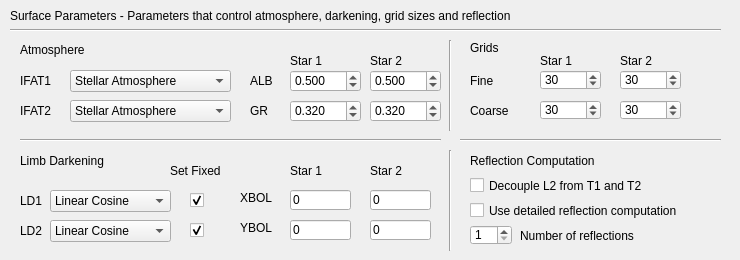
      <widget class="QWidget" name="tab_3">
       <attribute name="title">
        <string>Surface</string>
       </attribute>
       <widget class="QLabel" name="label_34">
        <property name="geometry">
         <rect>
          <x>10</x>
          <y>0</y>
          <width>711</width>
          <height>31</height>
         </rect>
        </property>
        <property name="text">
         <string>Surface Parameters - Parameters that control atmosphere, darkening, grid sizes and reflection</string>
        </property>
       </widget>
       <widget class="Line" name="line_9">
        <property name="geometry">
         <rect>
          <x>10</x>
          <y>20</y>
          <width>711</width>
          <height>21</height>
         </rect>
        </property>
        <property name="orientation">
         <enum>Qt::Horizontal</enum>
        </property>
       </widget>
       <widget class="QLabel" name="label_98">
        <property name="geometry">
         <rect>
          <x>240</x>
          <y>190</y>
          <width>51</width>
          <height>16</height>
         </rect>
        </property>
        <property name="toolTip">
         <string>&lt;html&gt;&lt;head/&gt;&lt;body&gt;&lt;p&gt;The coefficient of cos γ in the bolometric limb darkening law. Only used with detailed reflection (MREF = 1).&lt;/p&gt;&lt;/body&gt;&lt;/html&gt;</string>
        </property>
        <property name="text">
         <string>XBOL</string>
        </property>
       </widget>
       <widget class="QComboBox" name="ifat1_combobox">
        <property name="geometry">
         <rect>
          <x>70</x>
          <y>70</y>
          <width>161</width>
          <height>22</height>
         </rect>
        </property>
        <item>
         <property name="text">
          <string>Stellar Atmosphere</string>
         </property>
        </item>
        <item>
         <property name="text">
          <string>Blackbody</string>
         </property>
        </item>
       </widget>
       <widget class="QComboBox" name="ld2_combobox">
        <property name="geometry">
         <rect>
          <x>50</x>
          <y>220</y>
          <width>121</width>
          <height>22</height>
         </rect>
        </property>
        <item>
         <property name="text">
          <string>Linear Cosine</string>
         </property>
        </item>
        <item>
         <property name="text">
          <string>Logarithmic</string>
         </property>
        </item>
        <item>
         <property name="text">
          <string>Square Root</string>
         </property>
        </item>
       </widget>
       <widget class="QLineEdit" name="ybol1_ipt">
        <property name="geometry">
         <rect>
          <x>290</x>
          <y>220</y>
          <width>61</width>
          <height>20</height>
         </rect>
        </property>
        <property name="toolTip">
         <string/>
        </property>
        <property name="text">
         <string>0</string>
        </property>
       </widget>
       <widget class="QDoubleSpinBox" name="alb1_spinbox">
        <property name="geometry">
         <rect>
          <x>290</x>
          <y>70</y>
          <width>71</width>
          <height>22</height>
         </rect>
        </property>
        <property name="decimals">
         <number>3</number>
        </property>
        <property name="maximum">
         <double>1.000000000000000</double>
        </property>
        <property name="singleStep">
         <double>0.100000000000000</double>
        </property>
        <property name="value">
         <double>0.500000000000000</double>
        </property>
       </widget>
       <widget class="QLabel" name="label_93">
        <property name="geometry">
         <rect>
          <x>250</x>
          <y>100</y>
          <width>31</width>
          <height>21</height>
         </rect>
        </property>
        <property name="toolTip">
         <string>&lt;html&gt;&lt;head/&gt;&lt;body&gt;&lt;p&gt;Exponent for the bolometric gravity brightening.&lt;/p&gt;&lt;/body&gt;&lt;/html&gt;</string>
        </property>
        <property name="text">
         <string>GR</string>
        </property>
       </widget>
       <widget class="QLineEdit" name="xbol2_ipt">
        <property name="geometry">
         <rect>
          <x>370</x>
          <y>190</y>
          <width>61</width>
          <height>20</height>
         </rect>
        </property>
        <property name="toolTip">
         <string/>
        </property>
        <property name="text">
         <string>0</string>
        </property>
       </widget>
       <widget class="QLabel" name="label_2">
        <property name="geometry">
         <rect>
          <x>470</x>
          <y>40</y>
          <width>51</width>
          <height>16</height>
         </rect>
        </property>
        <property name="text">
         <string>Grids</string>
        </property>
       </widget>
       <widget class="QLabel" name="label_35">
        <property name="geometry">
         <rect>
          <x>520</x>
          <y>225</y>
          <width>201</width>
          <height>21</height>
         </rect>
        </property>
        <property name="toolTip">
         <string>Number of reflections in detailed reflection computation</string>
        </property>
        <property name="statusTip">
         <string>NREF</string>
        </property>
        <property name="text">
         <string>Number of reflections</string>
        </property>
       </widget>
       <widget class="QComboBox" name="ifat2_combobox">
        <property name="geometry">
         <rect>
          <x>70</x>
          <y>100</y>
          <width>161</width>
          <height>22</height>
         </rect>
        </property>
        <item>
         <property name="text">
          <string>Stellar Atmosphere</string>
         </property>
        </item>
        <item>
         <property name="text">
          <string>Blackbody</string>
         </property>
        </item>
       </widget>
       <widget class="QDoubleSpinBox" name="gr2_spinbox">
        <property name="geometry">
         <rect>
          <x>370</x>
          <y>100</y>
          <width>71</width>
          <height>22</height>
         </rect>
        </property>
        <property name="decimals">
         <number>3</number>
        </property>
        <property name="maximum">
         <double>1.000000000000000</double>
        </property>
        <property name="singleStep">
         <double>0.100000000000000</double>
        </property>
        <property name="value">
         <double>0.320000000000000</double>
        </property>
       </widget>
       <widget class="QLabel" name="label_101">
        <property name="geometry">
         <rect>
          <x>240</x>
          <y>220</y>
          <width>51</width>
          <height>16</height>
         </rect>
        </property>
        <property name="toolTip">
         <string>&lt;html&gt;&lt;head/&gt;&lt;body&gt;&lt;p&gt;Used if LD1 is set to Logarithmic, this is the coefficient of cos γ ln(cos γ) term in the bolometric logarithmic limb darkening law.&lt;/p&gt;&lt;/body&gt;&lt;/html&gt;</string>
        </property>
        <property name="text">
         <string>YBOL</string>
        </property>
       </widget>
       <widget class="QCheckBox" name="ld2_chk">
        <property name="geometry">
         <rect>
          <x>190</x>
          <y>220</y>
          <width>21</width>
          <height>21</height>
         </rect>
        </property>
        <property name="text">
         <string/>
        </property>
        <property name="checked">
         <bool>true</bool>
        </property>
       </widget>
       <widget class="QLabel" name="label">
        <property name="geometry">
         <rect>
          <x>20</x>
          <y>150</y>
          <width>111</width>
          <height>21</height>
         </rect>
        </property>
        <property name="text">
         <string>Limb Darkening</string>
        </property>
       </widget>
       <widget class="QCheckBox" name="ipb_chk">
        <property name="geometry">
         <rect>
          <x>470</x>
          <y>175</y>
          <width>261</width>
          <height>21</height>
         </rect>
        </property>
        <property name="toolTip">
         <string>&lt;html&gt;&lt;head/&gt;&lt;body&gt;&lt;p&gt;If checked, input L2 values will be used instead of calculating from radiation laws.&lt;/p&gt;&lt;/body&gt;&lt;/html&gt;</string>
        </property>
        <property name="statusTip">
         <string>IPB</string>
        </property>
        <property name="text">
         <string>Decouple L2 from T1 and T2</string>
        </property>
        <property name="checked">
         <bool>false</bool>
        </property>
        <property name="tristate">
         <bool>false</bool>
        </property>
       </widget>
       <widget class="Line" name="line_2">
        <property name="geometry">
         <rect>
          <x>460</x>
          <y>130</y>
          <width>261</width>
          <height>21</height>
         </rect>
        </property>
        <property name="orientation">
         <enum>Qt::Horizontal</enum>
        </property>
       </widget>
       <widget class="QDoubleSpinBox" name="gr1_spinbox">
        <property name="geometry">
         <rect>
          <x>290</x>
          <y>100</y>
          <width>71</width>
          <height>22</height>
         </rect>
        </property>
        <property name="decimals">
         <number>3</number>
        </property>
        <property name="maximum">
         <double>1.000000000000000</double>
        </property>
        <property name="singleStep">
         <double>0.100000000000000</double>
        </property>
        <property name="value">
         <double>0.320000000000000</double>
        </property>
       </widget>
       <widget class="QLineEdit" name="xbol1_ipt">
        <property name="geometry">
         <rect>
          <x>290</x>
          <y>190</y>
          <width>61</width>
          <height>20</height>
         </rect>
        </property>
        <property name="toolTip">
         <string/>
        </property>
        <property name="text">
         <string>0</string>
        </property>
       </widget>
       <widget class="Line" name="line_4">
        <property name="geometry">
         <rect>
          <x>440</x>
          <y>150</y>
          <width>20</width>
          <height>101</height>
         </rect>
        </property>
        <property name="orientation">
         <enum>Qt::Vertical</enum>
        </property>
       </widget>
       <widget class="QLabel" name="label_36">
        <property name="geometry">
         <rect>
          <x>20</x>
          <y>190</y>
          <width>31</width>
          <height>21</height>
         </rect>
        </property>
        <property name="toolTip">
         <string>&lt;html&gt;&lt;head/&gt;&lt;body&gt;&lt;p&gt;Set limb darkening law for star 1. &lt;span style=&quot; font-weight:600;&quot;&gt;Uncheck&lt;/span&gt; &amp;quot;Set Fixed&amp;quot; box to &lt;span style=&quot; font-weight:600;&quot;&gt;ignore&lt;/span&gt; input x, y coefficients in light curve and velocity curve input dialogs, and allow DC to calculate limb darkening coefficients internally (in terms of Teff, log g, and (M/H)).&lt;/p&gt;&lt;/body&gt;&lt;/html&gt;</string>
        </property>
        <property name="text">
         <string>LD1</string>
        </property>
       </widget>
       <widget class="QLabel" name="label_51">
        <property name="geometry">
         <rect>
          <x>20</x>
          <y>220</y>
          <width>31</width>
          <height>21</height>
         </rect>
        </property>
        <property name="toolTip">
         <string>&lt;html&gt;&lt;head/&gt;&lt;body&gt;&lt;p&gt;Set limb darkening law for star 2. &lt;span style=&quot; font-weight:600;&quot;&gt;Uncheck&lt;/span&gt; &amp;quot;Set Fixed&amp;quot; box to &lt;span style=&quot; font-weight:600;&quot;&gt;ignore&lt;/span&gt; input x, y coefficients in light curve and velocity curve input dialogs, and allow DC to calculate limb darkening coefficients internally (in terms of Teff, log g, and (M/H)).&lt;/p&gt;&lt;/body&gt;&lt;/html&gt;</string>
        </property>
        <property name="text">
         <string>LD2</string>
        </property>
       </widget>
       <widget class="QLineEdit" name="ybol2_ipt">
        <property name="geometry">
         <rect>
          <x>370</x>
          <y>220</y>
          <width>61</width>
          <height>20</height>
         </rect>
        </property>
        <property name="toolTip">
         <string/>
        </property>
        <property name="text">
         <string>0</string>
        </property>
       </widget>
       <widget class="QCheckBox" name="mref_chk">
        <property name="geometry">
         <rect>
          <x>470</x>
          <y>200</y>
          <width>261</width>
          <height>21</height>
         </rect>
        </property>
        <property name="toolTip">
         <string>&lt;html&gt;&lt;head/&gt;&lt;body&gt;&lt;p&gt;Use detailed reflection computation as described in [Wilson 1990].[?]&lt;/p&gt;&lt;/body&gt;&lt;/html&gt;</string>
        </property>
        <property name="statusTip">
         <string>MREF</string>
        </property>
        <property name="whatsThis">
         <string>&lt;html&gt;&lt;head/&gt;&lt;body&gt;&lt;p&gt;The reflection effect can be handled either in detail &lt;span style=&quot; font-weight:600;&quot;&gt;(viz. Wilson 1990)&lt;/span&gt; or by the inverse square law, with corrections for penumbral and ellipsoidal effects. The latter method is much faster and is adequate for many realistic situations. Set MREF=1 for the simple treatment and MREF=2 for the detailed treatment. It is not advisable to use the detailed treatment for eccentric orbit cases because the required computing time will be almost prohibitively long. Cases for which the detailed treatment is especially recommended include super-synchronous rotators and overcontact binaries. However, computing time for detailed reflection scales with grid integer to the 4th power (actually with N1&lt;span style=&quot; vertical-align:super;&quot;&gt;2&lt;/span&gt;N2&lt;span style=&quot; vertical-align:super;&quot;&gt;2&lt;/span&gt;), so you might keep machine time within reason, even with MREF=2 in eccentric systems, by use of coarse grids.&lt;/p&gt;&lt;/body&gt;&lt;/html&gt;</string>
        </property>
        <property name="text">
         <string>Use detailed reflection computation</string>
        </property>
       </widget>
       <widget class="QComboBox" name="ld1_combobox">
        <property name="geometry">
         <rect>
          <x>50</x>
          <y>190</y>
          <width>121</width>
          <height>22</height>
         </rect>
        </property>
        <item>
         <property name="text">
          <string>Linear Cosine</string>
         </property>
        </item>
        <item>
         <property name="text">
          <string>Logarithmic</string>
         </property>
        </item>
        <item>
         <property name="text">
          <string>Square Root</string>
         </property>
        </item>
       </widget>
       <widget class="QSpinBox" name="nref_spinbox">
        <property name="geometry">
         <rect>
          <x>470</x>
          <y>225</y>
          <width>42</width>
          <height>20</height>
         </rect>
        </property>
        <property name="minimum">
         <number>1</number>
        </property>
        <property name="maximum">
         <number>9</number>
        </property>
       </widget>
       <widget class="QLabel" name="label_3">
        <property name="geometry">
         <rect>
          <x>470</x>
          <y>150</y>
          <width>251</width>
          <height>21</height>
         </rect>
        </property>
        <property name="text">
         <string>Reflection Computation</string>
        </property>
       </widget>
       <widget class="QLabel" name="label_52">
        <property name="geometry">
         <rect>
          <x>170</x>
          <y>160</y>
          <width>61</width>
          <height>21</height>
         </rect>
        </property>
        <property name="text">
         <string>Set Fixed</string>
        </property>
       </widget>
       <widget class="QLabel" name="label_103">
        <property name="geometry">
         <rect>
          <x>20</x>
          <y>100</y>
          <width>51</width>
          <height>21</height>
         </rect>
        </property>
        <property name="toolTip">
         <string>Set local emission formulation for star 2</string>
        </property>
        <property name="text">
         <string>IFAT2</string>
        </property>
       </widget>
       <widget class="QCheckBox" name="ld1_chk">
        <property name="geometry">
         <rect>
          <x>190</x>
          <y>190</y>
          <width>21</width>
          <height>21</height>
         </rect>
        </property>
        <property name="text">
         <string/>
        </property>
        <property name="checked">
         <bool>true</bool>
        </property>
       </widget>
       <widget class="QLabel" name="label_100">
        <property name="geometry">
         <rect>
          <x>20</x>
          <y>70</y>
          <width>51</width>
          <height>21</height>
         </rect>
        </property>
        <property name="toolTip">
         <string>Set local emission formulation for star 1</string>
        </property>
        <property name="text">
         <string>IFAT1</string>
        </property>
       </widget>
       <widget class="QDoubleSpinBox" name="alb2_spinbox">
        <property name="geometry">
         <rect>
          <x>370</x>
          <y>70</y>
          <width>71</width>
          <height>22</height>
         </rect>
        </property>
        <property name="decimals">
         <number>3</number>
        </property>
        <property name="maximum">
         <double>1.000000000000000</double>
        </property>
        <property name="singleStep">
         <double>0.100000000000000</double>
        </property>
        <property name="value">
         <double>0.500000000000000</double>
        </property>
       </widget>
       <widget class="Line" name="line">
        <property name="geometry">
         <rect>
          <x>20</x>
          <y>130</y>
          <width>421</width>
          <height>20</height>
         </rect>
        </property>
        <property name="orientation">
         <enum>Qt::Horizontal</enum>
        </property>
       </widget>
       <widget class="QLabel" name="label_102">
        <property name="geometry">
         <rect>
          <x>250</x>
          <y>70</y>
          <width>31</width>
          <height>21</height>
         </rect>
        </property>
        <property name="toolTip">
         <string>&lt;html&gt;&lt;head/&gt;&lt;body&gt;&lt;p&gt;The bolometric albedo for reflection heating and re-radiation.&lt;/p&gt;&lt;/body&gt;&lt;/html&gt;</string>
        </property>
        <property name="text">
         <string>ALB</string>
        </property>
       </widget>
       <widget class="Line" name="line_3">
        <property name="geometry">
         <rect>
          <x>440</x>
          <y>40</y>
          <width>20</width>
          <height>91</height>
         </rect>
        </property>
        <property name="orientation">
         <enum>Qt::Vertical</enum>
        </property>
       </widget>
       <widget class="QLabel" name="label_5">
        <property name="geometry">
         <rect>
          <x>20</x>
          <y>40</y>
          <width>91</width>
          <height>20</height>
         </rect>
        </property>
        <property name="text">
         <string>Atmosphere</string>
        </property>
       </widget>
       <widget class="QLabel" name="label_6">
        <property name="geometry">
         <rect>
          <x>540</x>
          <y>50</y>
          <width>41</width>
          <height>21</height>
         </rect>
        </property>
        <property name="text">
         <string>Star 1</string>
        </property>
       </widget>
       <widget class="QLabel" name="label_95">
        <property name="geometry">
         <rect>
          <x>470</x>
          <y>70</y>
          <width>51</width>
          <height>21</height>
         </rect>
        </property>
        <property name="toolTip">
         <string>&lt;html&gt;&lt;head/&gt;&lt;body&gt;&lt;p&gt;Grid size integers (number of latitude rows per hemisphere).&lt;/p&gt;&lt;/body&gt;&lt;/html&gt;</string>
        </property>
        <property name="statusTip">
         <string>N1</string>
        </property>
        <property name="text">
         <string>Fine</string>
        </property>
       </widget>
       <widget class="QSpinBox" name="n2_spinbox">
        <property name="geometry">
         <rect>
          <x>620</x>
          <y>70</y>
          <width>61</width>
          <height>20</height>
         </rect>
        </property>
        <property name="minimum">
         <number>1</number>
        </property>
        <property name="maximum">
         <number>100</number>
        </property>
        <property name="value">
         <number>30</number>
        </property>
       </widget>
       <widget class="QSpinBox" name="n1_spinbox">
        <property name="geometry">
         <rect>
          <x>540</x>
          <y>70</y>
          <width>61</width>
          <height>20</height>
         </rect>
        </property>
        <property name="minimum">
         <number>1</number>
        </property>
        <property name="maximum">
         <number>100</number>
        </property>
        <property name="value">
         <number>30</number>
        </property>
       </widget>
       <widget class="QSpinBox" name="n1l_spinbox">
        <property name="geometry">
         <rect>
          <x>540</x>
          <y>100</y>
          <width>61</width>
          <height>20</height>
         </rect>
        </property>
        <property name="minimum">
         <number>1</number>
        </property>
        <property name="maximum">
         <number>100</number>
        </property>
        <property name="value">
         <number>30</number>
        </property>
       </widget>
       <widget class="QLabel" name="label_7">
        <property name="geometry">
         <rect>
          <x>620</x>
          <y>50</y>
          <width>41</width>
          <height>21</height>
         </rect>
        </property>
        <property name="text">
         <string>Star 2</string>
        </property>
       </widget>
       <widget class="QLabel" name="label_96">
        <property name="geometry">
         <rect>
          <x>470</x>
          <y>100</y>
          <width>51</width>
          <height>21</height>
         </rect>
        </property>
        <property name="toolTip">
         <string>&lt;html&gt;&lt;head/&gt;&lt;body&gt;&lt;p&gt;Coarse grid size integers, used in certain derivatives to save computation time&lt;/p&gt;&lt;/body&gt;&lt;/html&gt;</string>
        </property>
        <property name="statusTip">
         <string>N1L</string>
        </property>
        <property name="text">
         <string>Coarse</string>
        </property>
       </widget>
       <widget class="QSpinBox" name="n2l_spinbox">
        <property name="geometry">
         <rect>
          <x>620</x>
          <y>100</y>
          <width>61</width>
          <height>20</height>
         </rect>
        </property>
        <property name="minimum">
         <number>1</number>
        </property>
        <property name="maximum">
         <number>100</number>
        </property>
        <property name="value">
         <number>30</number>
        </property>
       </widget>
       <widget class="QLabel" name="label_9">
        <property name="geometry">
         <rect>
          <x>370</x>
          <y>50</y>
          <width>41</width>
          <height>21</height>
         </rect>
        </property>
        <property name="text">
         <string>Star 2</string>
        </property>
       </widget>
       <widget class="QLabel" name="label_10">
        <property name="geometry">
         <rect>
          <x>290</x>
          <y>50</y>
          <width>41</width>
          <height>21</height>
         </rect>
        </property>
        <property name="text">
         <string>Star 1</string>
        </property>
       </widget>
       <widget class="QLabel" name="label_11">
        <property name="geometry">
         <rect>
          <x>290</x>
          <y>160</y>
          <width>41</width>
          <height>21</height>
         </rect>
        </property>
        <property name="text">
         <string>Star 1</string>
        </property>
       </widget>
       <widget class="QLabel" name="label_12">
        <property name="geometry">
         <rect>
          <x>370</x>
          <y>160</y>
          <width>41</width>
          <height>21</height>
         </rect>
        </property>
        <property name="text">
         <string>Star 2</string>
        </property>
       </widget>
      </widget>
